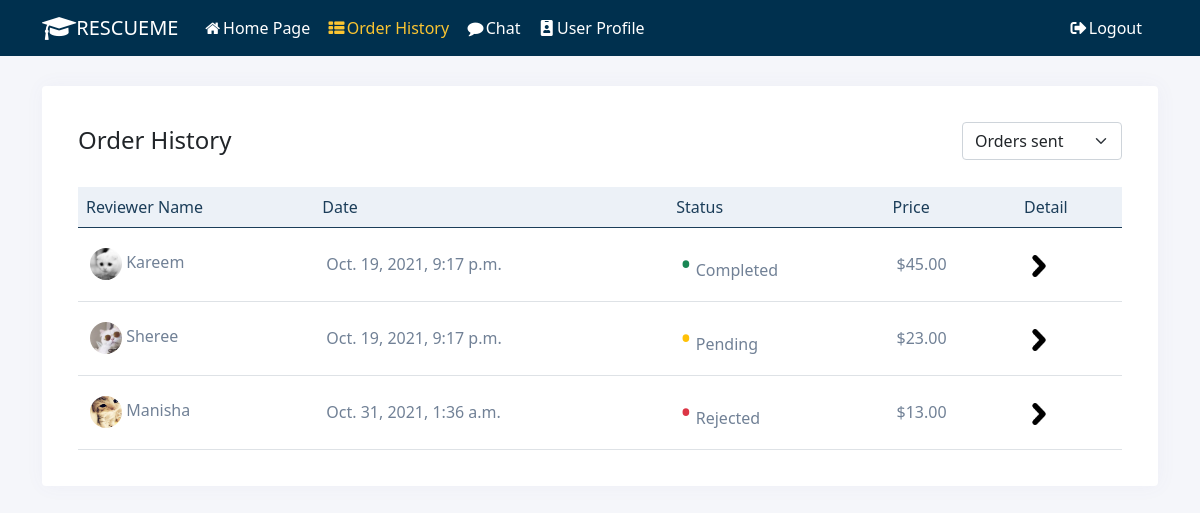
The page /order/ (signed in) on the database as committed earlier.
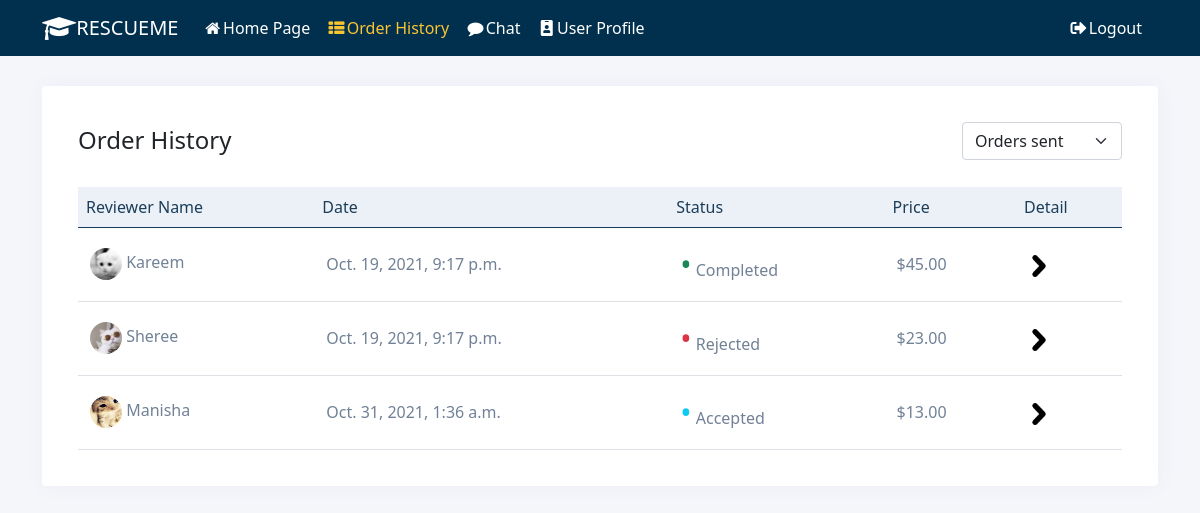
The same page on the database as committed later.
### resume_review/models.py (models this page shows)
class Order(models.Model):
    PENDING = 'Pending'
    ACCEPT = 'Accepted'
    REJECT = 'Rejected'
    COMPLETE = 'Completed'
    Order_State = [
        (PENDING, 'Pending'),
        (ACCEPT, 'Accepted'),
        (REJECT, 'Rejected'),
        (COMPLETE, 'Completed'),
    ]
    account = models.ForeignKey(Account, on_delete=models.PROTECT)
    reviewer = models.ForeignKey(Reviewer, on_delete=models.PROTECT)
    create_at = models.DateTimeField(null=False, default=timezone.now)
    finished_at = models.DateTimeField(null=True, default=None)
    state = models.CharField(
        max_length=100, choices=Order_State, default=PENDING)
    resume = models.FileField(upload_to ='resumes', null=True)

class Reviewer(models.Model):
    account = models.ForeignKey(Account, on_delete=models.CASCADE)
    price = models.DecimalField(max_digits=6, decimal_places=2, default=0)
    specialized_field = models.CharField(max_length=255)
    self_intro = models.TextField()
    DELIVERY_TIME_CHOICES = [
        ('delivery_1', 'One week'),
        ('delivery_2', 'Two weeks'),
        ('delivery_3', 'Three weeks'),
        ('delivery_4', 'Four weeks or more'),
    ]
    rate = models.FloatField(default=0)
    delivery_time = models.CharField(
        max_length=255, choices=DELIVERY_TIME_CHOICES, default='delivery_1')

class Account(models.Model):
    FRESHMEN = 'Freshmen'
    SOPHOMORE = 'Sophomore'
    JUNIOR = 'Junior'
    SENIOR = 'Senior'
    GRADUATE = 'Graduate'
    ACADEMIC_STANDING = [
        (FRESHMEN, 'Freshmen'),
        (SOPHOMORE, 'Sophomore'),
        (JUNIOR, 'Junior'),
        (SENIOR, 'Senior'),
        (GRADUATE, 'Graduate'),
    ]
    MAJOR = source_api.get_major_list()
    user = models.ForeignKey(User, on_delete=models.CASCADE)
    first_name = models.CharField(max_length=255)
    last_name = models.CharField(max_length=255)
    major = models.CharField(max_length=255, choices=MAJOR)
    academic = models.CharField(
        max_length=255, choices=ACADEMIC_STANDING)
    phone = models.CharField(max_length=12)
    create_at = models.DateField(auto_now=True)
    avatar = models.ImageField(
        upload_to='profile_pic', null=True, default='user.png')

### resume_review/views.py (the view)
# urls.py: path('order/', views.OrderPageView.as_view(), name='order'),
class OrderPageView(TemplateView):
    template_name = "order.html"
    def get(self, request, *args, **kwargs):
        context = self.get_context_data(**kwargs)
        if not self.request.user.is_authenticated:
            return HttpResponseRedirect('/')
        return self.render_to_response(context)
    def get_context_data(self, **kwargs):
        context = super().get_context_data(**kwargs)
        user = self.request.user
        current_account = user_api.get_account_by_user(user)
        user_order = Order.objects.filter(account=current_account)
        current_reviewer = user_api.get_reviewer_by_account(current_account)
        reviewer_order = Order.objects.filter(
            reviewer=current_reviewer) if current_reviewer is not None else None
        context['user_order'] = user_order
        context['reviewer_order'] = reviewer_order
        return context

### resume_review/user_api.py (called while the page is built)
def get_reviewer_by_account(account):
    try:
        reviewers = Reviewer.objects.filter(account=account)
        if len(reviewers) == 0:
            logger.error('cannot find reviewer for %s' % account.user)
            return None
        return reviewers[0]
    except:
        logger.error('get_reviewer_by_account failed')
    return None

def get_account_by_user(user):
    try:
        accounts = Account.objects.filter(user=user)
        if len(accounts) == 0:
            logger.error('cannot find account for user %s' % user)
            return None
        return accounts[0]
    except:
        logger.error('get_account_by_user failed')
    return None

### resume_review/templates/order.html (shortened to what this page needs)
{% extends "base.html" %}
{% load static %}
{% block content %}
<link rel="stylesheet" href="{% static 'css/orderpage.css' %}" />
<div class="container">
    <div class="row">
        <div class="col-xl-12">
            <div class="card">
                <div class="card-body">
                    <div class="row mb-2">
                        <div class="col-sm-9"><h4 class="header-title pb-3 mt-1">Order History</h4></div>
                        <div class="col-sm-3">
                            <select class="form-select" id="order-select" style="width:160px;float:right">
                                <option>Orders sent</option>
                            </select>
                        </div>
                    </div>
                    <div class="table-responsive">
                        <table class="table table-hover mb-0" id="reviewer-table">
                    <thead>
                        <tr>
                            <th>Reviewer Name</th>
                            <th>Date</th>
                            <th>Status</th>
                            <th>Price</th>
                            <th>Detail</th>
                        </tr>
                    </thead>
                    <tbody>
                        {% for order in user_order %}
                        <tr data-href= "/order_detail/?order_id={{ order.id }}">
                            <td><img src="{{order.reviewer.account.avatar.url}}" alt="" class="thumb-sm rounded-circle mr-2">  {{ order.reviewer.account.first_name }}</td>
                            <td>{{ order.create_at }}</td>
                            <td id = "status-of-order">
                            <span class="status {{ order.state }}">•</span>
                            {{ order.state }}
                            </td>
                            <td>${{ order.reviewer.price }}</td>
                            <td class='go-to-detail'>
                                <a href="/order_detail/?order_id={{ order.id }}"> <img src="{% static 'img/right-arrow.png' %}"></a>
                            </td>
                        </tr>
                        {% endfor %}
                    </tbody>
                </table>
                </div>
            </div>
        </div>
    </div>
</div>
{% endblock %}

Rows that differ between the two databases and show on the page:
changed Order "Sheree": state "Pending" → "Rejected"
changed Order "Manisha": state "Rejected" → "Accepted"
